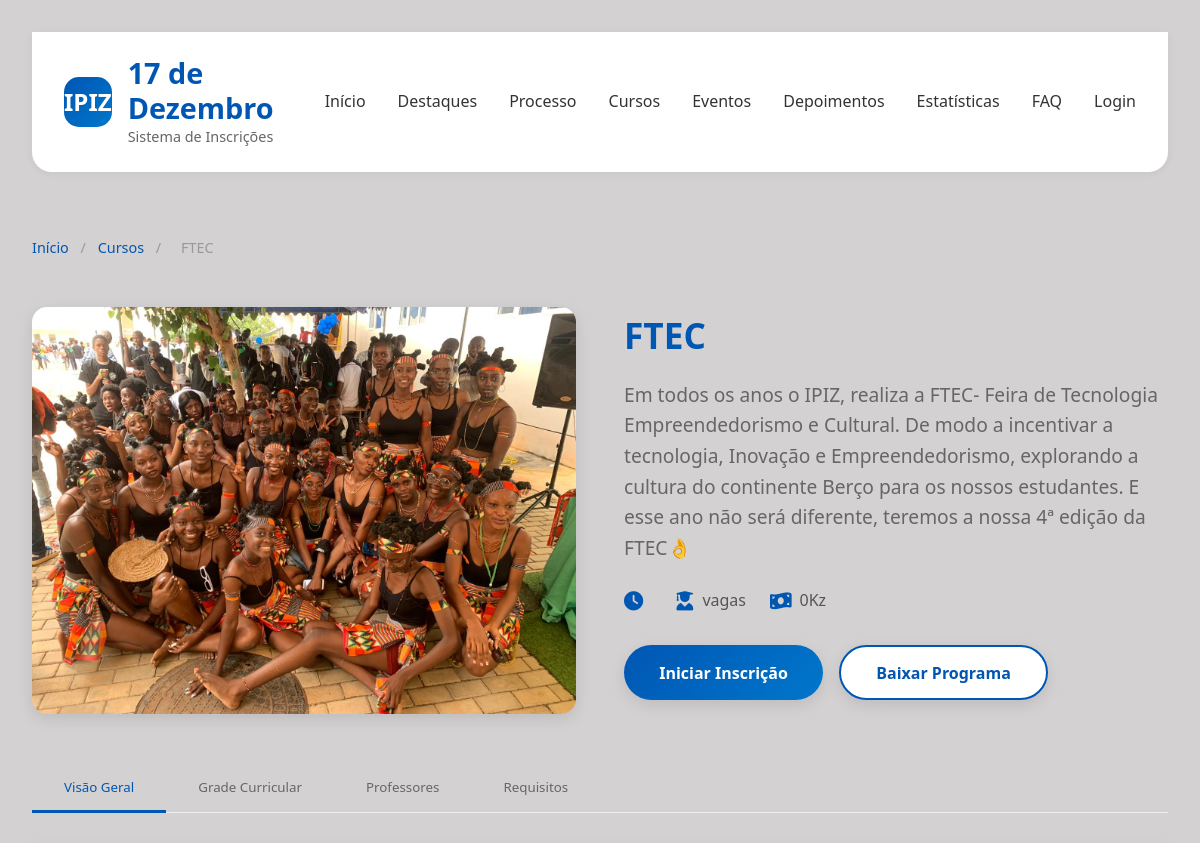
The page /auth/evento/1/ (upper part) on the database as committed earlier.
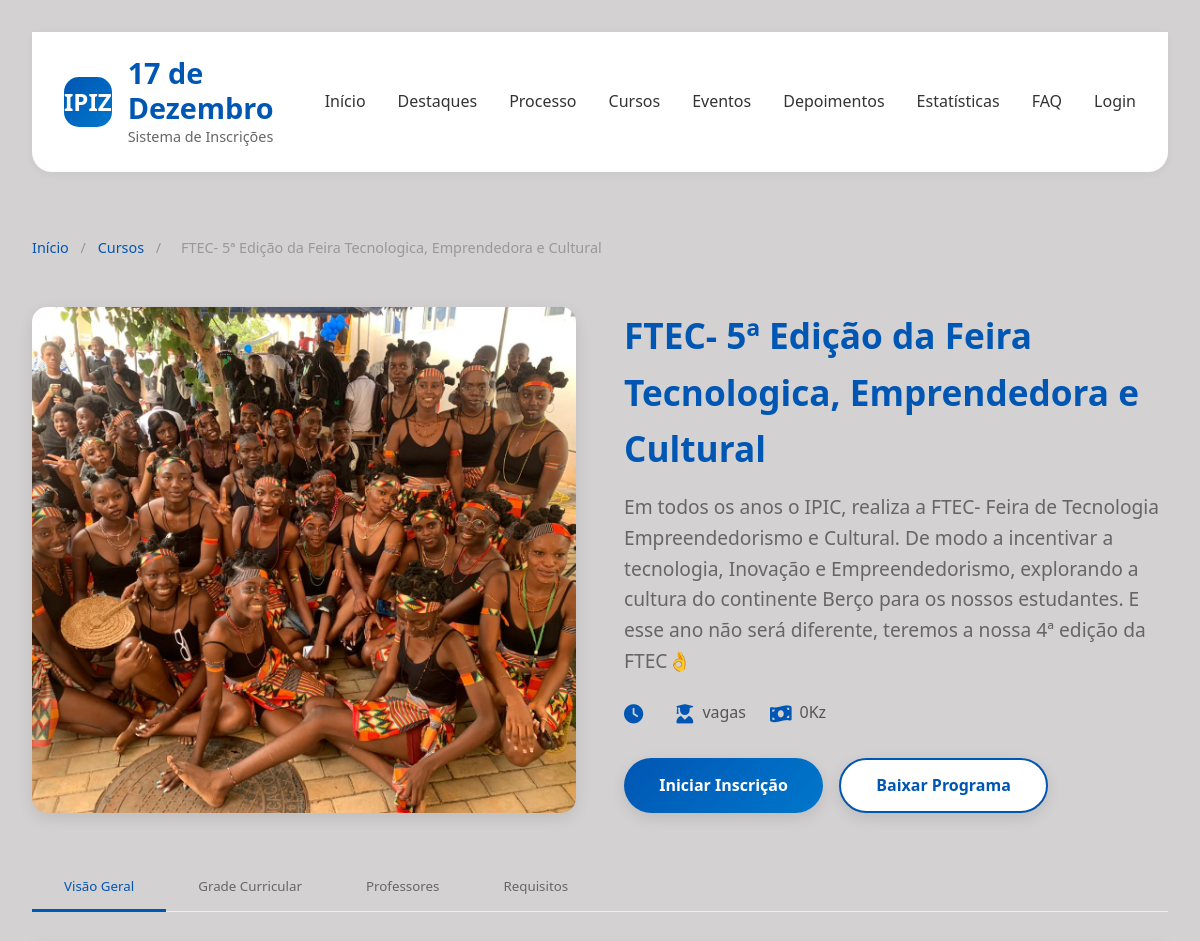
The same page on the database as committed later.
### inscricoes/models.py (models this page shows, shortened)
class Evento(models.Model):
    nome = models.CharField(max_length=255, verbose_name="Nome do Evento")
    descricao = models.TextField(verbose_name="Descrição do Evento")
    data = models.DateField(verbose_name="Data do Evento")
    horario_inicio = models.TimeField(verbose_name="Hora de Início")
    horario_fim = models.TimeField(verbose_name="Hora de Fim")
    local = models.CharField(max_length=255, verbose_name="Local do Evento")
    imagem = models.ImageField(upload_to='eventos/', verbose_name="Imagem do Evento")
    class Meta:
        verbose_name = 'Evento'
        verbose_name_plural = 'Eventos'

### inscricoes/views.py (the view)
# urls.py: path('evento/<int:id>/', views.detalhe_evento, name='detalhe_evento'),
def detalhe_evento(request, id):
    evento = get_object_or_404(Evento, id=id)
    return render(request, 'detalhe_evento.html', {'evento': evento})

### inscricoes/templates/detalhe_evento.html (shortened to what this page needs)
{% load static %}
<!DOCTYPE html>
<html lang="pt">
<head>
    <link rel="stylesheet" href="{% static 'css/evento.css' %}">
    <link rel="stylesheet" href="https://cdnjs.cloudflare.com/ajax/libs/font-awesome/6.0.0-beta3/css/all.min.css">
</head>
<body>
            {% load static %}
    <div class="container">
        <header>
            <a href="#" class="logo">
                <div class="logo-icon">IPIZ</div>
                <div class="logo-text">
                    <h1>17 de Dezembro</h1>
                    <p>Sistema de Inscrições</p>
                </div>
            </a>
            <nav class="nav-links">
                <a href="{% url 'home' %}">Início</a>
                <a href="#highlights">Destaques</a>
                <a href="#process">Processo</a>
                <a href="#courses">Cursos</a>
                <a href="#events">Eventos</a>
                <a href="#testimonials">Depoimentos</a>
                <a href="#stats">Estatísticas</a>
                <a href="#faq">FAQ</a>
                <a href="#" id="openLogin">Login</a>
            </nav>
        </header>
        <div class="breadcrumb">
            <a href="#">Início</a>
            <span>/</span>
            <a href="#">Cursos</a>
            <span>/</span>
            <span>{{ evento.nome }}</span>
        </div>
        <div class="course-header">
            <div class="course-image">
                <img src="{{ evento.imagem.url }}" alt="{{ curso.nome }}">
            </div>
            <div class="course-info">
                <h1 class="course-title">{{ evento.nome }}</h1>
                <p class="course-subtitle">{{ evento.descricao }}</p>
                <div class="course-meta">
                    <div class="meta-item">
                        <i class="fas fa-clock meta-icon"></i>
                    </div>
                    <div class="meta-item">
                        <i class="fas fa-user-graduate meta-icon"></i>
                        <span>{{ curso.vagas }} vagas</span>
                    </div>
                    <div class="meta-item">
                        <i class="fas fa-money-bill-wave meta-icon"></i>
                        <span>{{ curso.preco }} 0Kz</span>
                    </div>
                </div>
                <div class="course-actions">
                    <button class="cta-button">Iniciar Inscrição</button>
                    <button class="cta-button secondary-button">Baixar Programa</button>
                </div>
            </div>
        </div>
        <div class="course-tabs">
            <button class="tab-button active" data-tab="overview">Visão Geral</button>
            <button class="tab-button" data-tab="curriculum">Grade Curricular</button>
            <button class="tab-button" data-tab="teachers">Professores</button>
            <button class="tab-button" data-tab="requirements">Requisitos</button>
        </div>
    </div>
</body>
</html>

Rows that differ between the two databases and show on the page:
changed Evento: nome "FTEC" → "FTEC- 5ª Edição da Feira Tecnologica, Emprendedora e Cultural"; descricao "…todos os anos o IPIZ, realiza a FTEC- Feira…" → "…todos os anos o IPIC, realiza a FTEC- Feira…"
